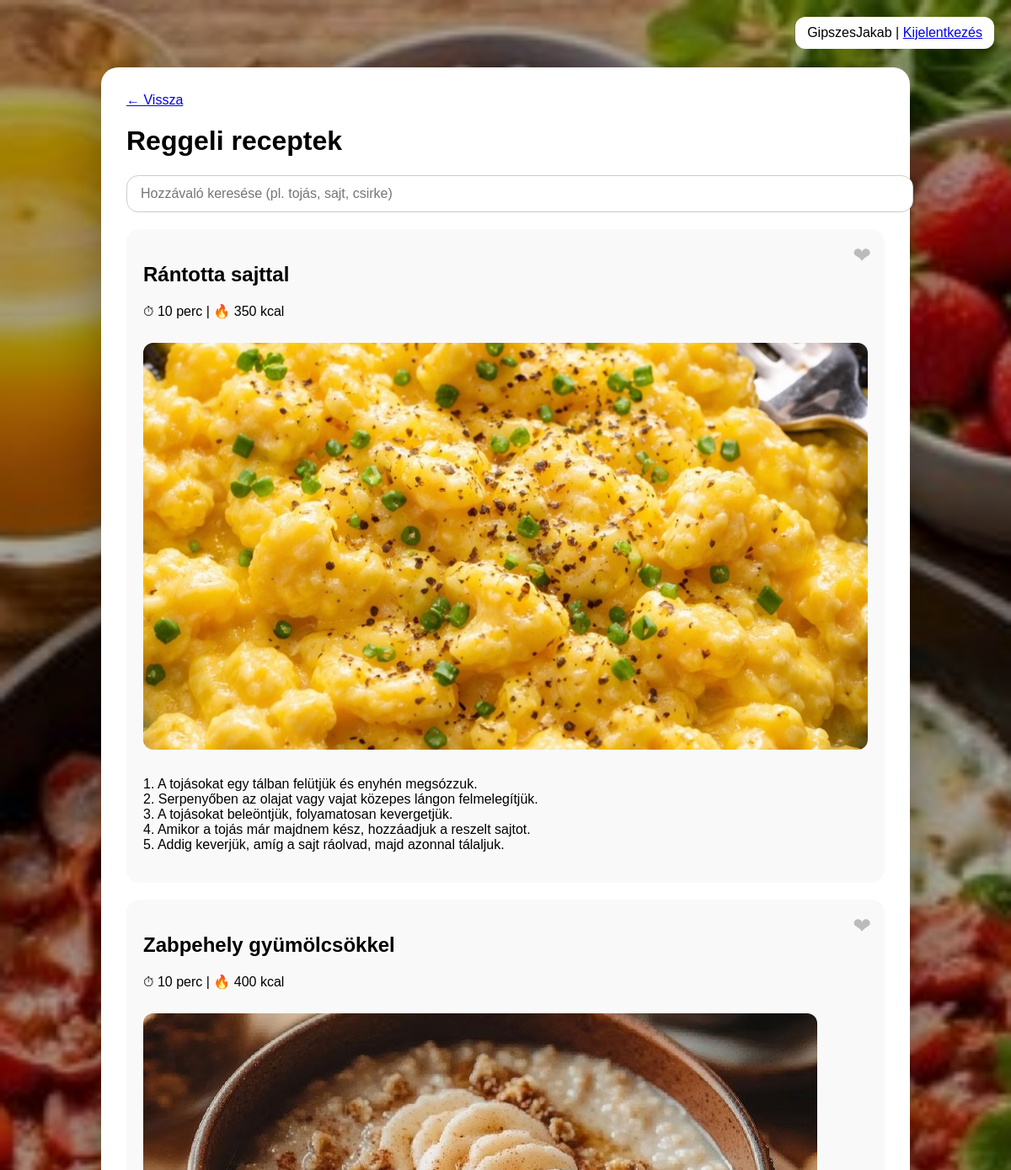
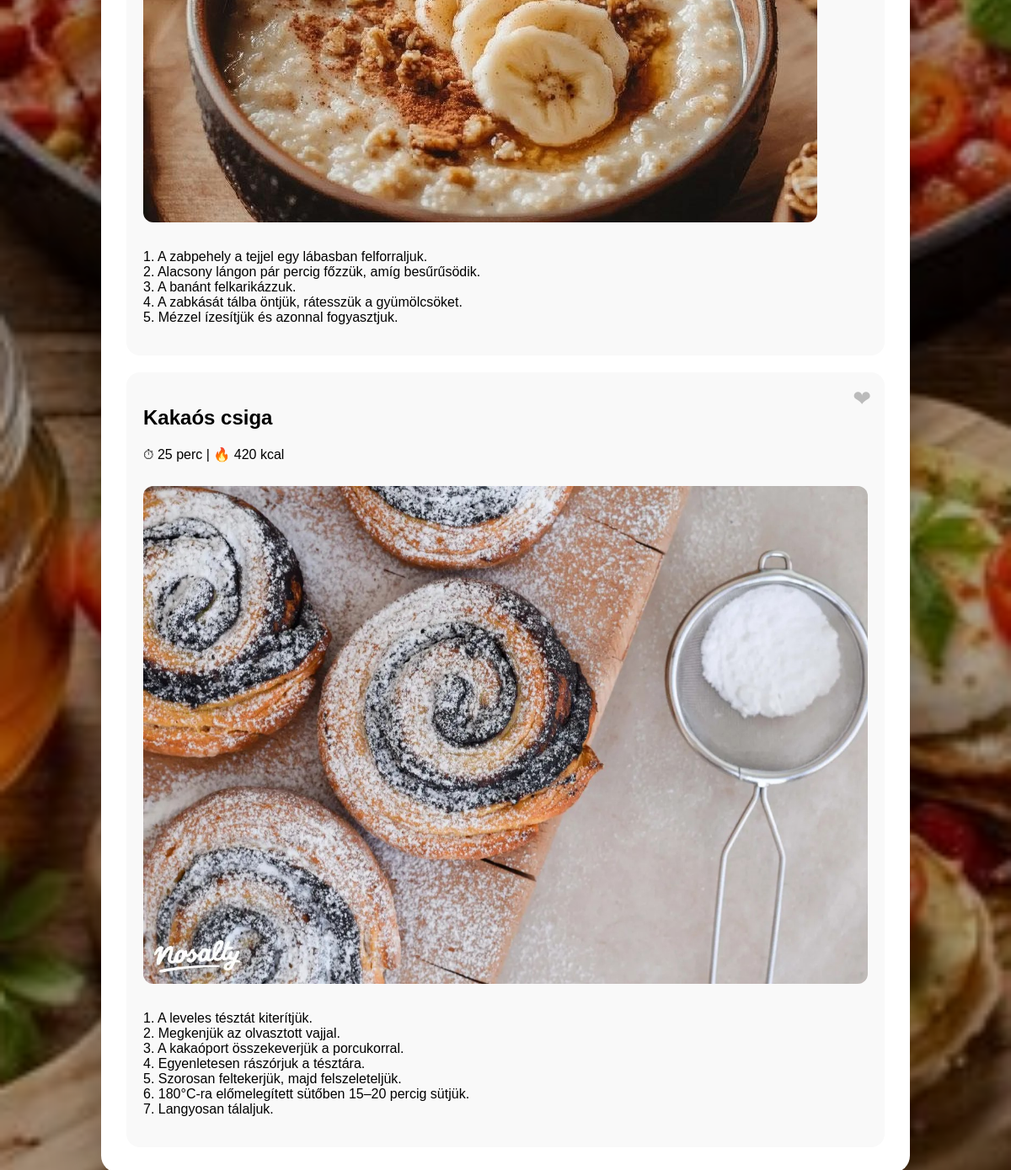
/receptek.php (signed in), run on the app's committed database (2 pictures, top to bottom).
### tables this page shows
CREATE TABLE `receptek` (
  `id` int(11) NOT NULL,
  `cim` varchar(255) NOT NULL,
  `kategoria` enum('Reggeli','Ebed','Vacsora','kedvencek') NOT NULL,
  `ido` int(11) NOT NULL,
  `kaloria` int(11) NOT NULL,
  `hozzavalok` text NOT NULL,
  `leiras` text NOT NULL,
  `kep` varchar(255) NOT NULL
);

### receptek.php (the view, shortened to what this page needs)
<?php
$user_id = (int)$_SESSION["user_id"];
$cat = $_GET["cat"] ?? "reggeli";
$ing = trim($_GET["ing"] ?? "");
$conn = new mysqli("localhost","root","","zsebszakács");
$fav = [];
$params = [];
$types  = "";
if ($cat === "kedvencek") {
    $sql = "
        SELECT r.*
        FROM receptek r
        INNER JOIN kedvencek k ON k.recept_id = r.id
        WHERE k.user_id = ?
    ";
    $params[] = $user_id;
    $types .= "i";
} else {
    $sql = "SELECT * FROM receptek WHERE LOWER(kategoria) = ?";
    $params[] = $cat;
    $types .= "s";
}
$stmt = $conn->prepare($sql);
$stmt->bind_param($types, ...$params);
$stmt->execute();
$res = $stmt->get_result();
?>
<!DOCTYPE html>
<html lang="hu">
<head>
</head>
<body>
<div class="overlay">
<div class="top">
<?= htmlspecialchars($_SESSION["username"]) ?> |
<a href="kijelentkezes.php">Kijelentkezés</a>
</div>
<div class="container">
<a href="index.php">← Vissza</a>
<h1><?= ($cat==="kedvencek" ? "Kedvencek" : ucfirst($cat)." receptek") ?></h1>
<form method="get" class="search-box">
    <input
        type="text"
        name="ing"
        placeholder="Hozzávaló keresése (pl. tojás, sajt, csirke)"
        value="<?= htmlspecialchars($ing) ?>"
    >
</form>
<?php while ($r = $res->fetch_assoc()): ?>
    <?php $rid = (int)$r["id"]; ?>
    <div class="recept">
        <span
            class="fav-btn <?= isset($fav[$rid]) ? "active" : "" ?>"
            onclick="toggleFav(this, <?= $rid ?>)"
            title="Kedvencekhez"
        >❤</span>
        <h2><?= htmlspecialchars($r['cim']) ?></h2>
        <p>⏱ <?= (int)$r['ido'] ?> perc | 🔥 <?= (int)$r['kaloria'] ?> kcal</p>
        <?php if (!empty($r['kep'])): ?>
            <img src="<?= htmlspecialchars($r['kep']) ?>" alt="<?= htmlspecialchars($r['cim']) ?>">
        <?php endif; ?>
        <p><?= nl2br(htmlspecialchars($r['leiras'])) ?></p>
    </div>
<?php endwhile; ?>
</div>
</div>
</body>
</html>

### data on the page
receptek: cim "Rántotta sajttal", ido "10", kaloria "350", kep (picture), leiras "1. A tojásokat egy tálban felütjük és enyhén megsózzuk. 2. Serpenyőben az olajat vagy vajat közepes lángon felmelegítjük. 3. A tojásokat beleöntjük, folyamatosan kevergetjük. 4. Amikor a tojás már majdnem kész, hozzáadjuk a reszelt sajtot. 5. Addig keverjük, amíg a sajt ráolvad, majd azonnal tálaljuk."
receptek: cim "Zabpehely gyümölcsökkel", ido "10", kaloria "400", kep (picture), leiras "1. A zabpehely a tejjel egy lábasban felforraljuk. 2. Alacsony lángon pár percig főzzük, amíg besűrűsödik. 3. A banánt felkarikázzuk. 4. A zabkását tálba öntjük, rátesszük a gyümölcsöket. 5. Mézzel ízesítjük és azonnal fogyasztjuk."
receptek: cim "Kakaós csiga", ido "25", kaloria "420", kep (picture), leiras "1. A leveles tésztát kiterítjük. 2. Megkenjük az olvasztott vajjal. 3. A kakaóport összekeverjük a porcukorral. 4. Egyenletesen rászórjuk a tésztára. 5. Szorosan feltekerjük, majd felszeleteljük. 6. 180°C-ra előmelegített sütőben 15–20 percig sütjük. 7. Langyosan tálaljuk."

### other printed values
$_SESSION["username"] "GipszesJakab"
$cat "Reggeli"
